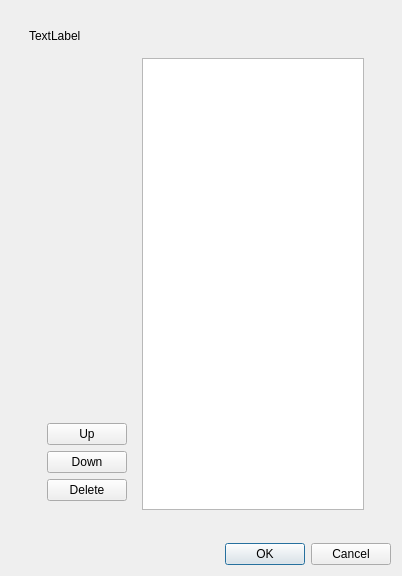
<?xml version="1.0" encoding="UTF-8"?>
<ui version="4.0">
 <class>Dialog</class>
 <widget class="QDialog" name="Dialog">
  <property name="geometry">
   <rect>
    <x>0</x>
    <y>0</y>
    <width>402</width>
    <height>576</height>
   </rect>
  </property>
  <property name="windowTitle">
   <string>Dialog</string>
  </property>
  <layout class="QVBoxLayout" name="verticalLayout">
   <item>
    <widget class="QWidget" name="widget" native="true">
     <layout class="QVBoxLayout" name="verticalLayout_4">
      <item>
       <widget class="QWidget" name="widget_2" native="true">
        <layout class="QVBoxLayout" name="verticalLayout_3">
         <item>
          <widget class="QLabel" name="templateNameLabel">
           <property name="text">
            <string>TextLabel</string>
           </property>
          </widget>
         </item>
         <item>
          <widget class="QWidget" name="widget_3" native="true">
           <layout class="QHBoxLayout" name="horizontalLayout">
            <item>
             <widget class="QWidget" name="widget_4" native="true">
              <layout class="QVBoxLayout" name="verticalLayout_2">
               <item>
                <spacer name="verticalSpacer">
                 <property name="orientation">
                  <enum>Qt::Vertical</enum>
                 </property>
                 <property name="sizeHint" stdset="0">
                  <size>
                   <width>20</width>
                   <height>40</height>
                  </size>
                 </property>
                </spacer>
               </item>
               <item>
                <widget class="QPushButton" name="upButton">
                 <property name="text">
                  <string>Up</string>
                 </property>
                </widget>
               </item>
               <item>
                <widget class="QPushButton" name="downButton">
                 <property name="text">
                  <string>Down</string>
                 </property>
                </widget>
               </item>
               <item>
                <widget class="QPushButton" name="deleteButton">
                 <property name="text">
                  <string>Delete</string>
                 </property>
                </widget>
               </item>
              </layout>
             </widget>
            </item>
            <item>
             <widget class="QListWidget" name="wordListWidget">
              <property name="sizePolicy">
               <sizepolicy hsizetype="Expanding" vsizetype="Expanding">
                <horstretch>0</horstretch>
                <verstretch>0</verstretch>
               </sizepolicy>
              </property>
              <property name="editTriggers">
               <set>QAbstractItemView::NoEditTriggers</set>
              </property>
             </widget>
            </item>
           </layout>
          </widget>
         </item>
        </layout>
       </widget>
      </item>
     </layout>
    </widget>
   </item>
   <item>
    <widget class="QDialogButtonBox" name="buttonBox">
     <property name="orientation">
      <enum>Qt::Horizontal</enum>
     </property>
     <property name="standardButtons">
      <set>QDialogButtonBox::Cancel|QDialogButtonBox::Ok</set>
     </property>
    </widget>
   </item>
  </layout>
 </widget>
 <resources/>
 <connections>
  <connection>
   <sender>buttonBox</sender>
   <signal>accepted()</signal>
   <receiver>Dialog</receiver>
   <slot>accept()</slot>
   <hints>
    <hint type="sourcelabel">
     <x>248</x>
     <y>254</y>
    </hint>
    <hint type="destinationlabel">
     <x>157</x>
     <y>274</y>
    </hint>
   </hints>
  </connection>
  <connection>
   <sender>buttonBox</sender>
   <signal>rejected()</signal>
   <receiver>Dialog</receiver>
   <slot>reject()</slot>
   <hints>
    <hint type="sourcelabel">
     <x>316</x>
     <y>260</y>
    </hint>
    <hint type="destinationlabel">
     <x>286</x>
     <y>274</y>
    </hint>
   </hints>
  </connection>
 </connections>
</ui>
